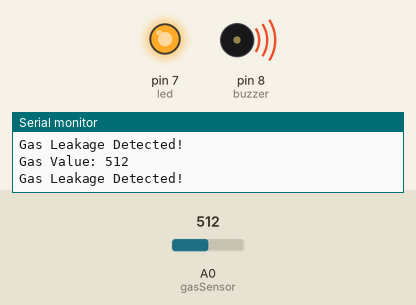
Simulated run of this sketch. Board: Arduino Uno, built with avr-gcc and run on an emulated ATmega328P. On the bench: output pins drawn as LEDs (lit = HIGH), buzzer (waves = sounding), the last lines printed to the serial monitor. Inputs (shaded band) come from the test bench; at power-on: A0 (gasSensor) = 512.

Above: at 1.3 s.
1.4 s: A0 (gasSensor) set to 411
2.9 s: A0 (gasSensor) set to 384
At 4.0 s:
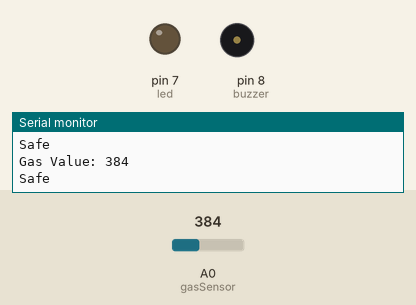
4.5 s: A0 (gasSensor) set to 410
At 5.1 s:
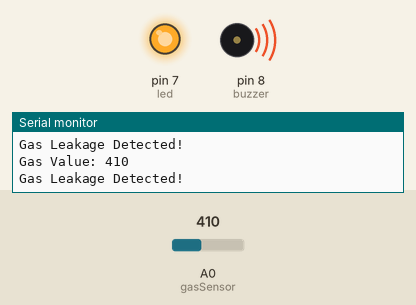
6.0 s: A0 (gasSensor) set to 390
At 6.3 s:
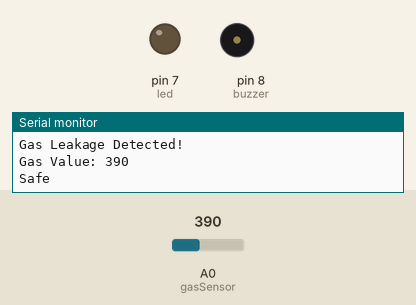
Timing chart, 0 to 8.5 s (numbered marks = the images above; inputs shaded):
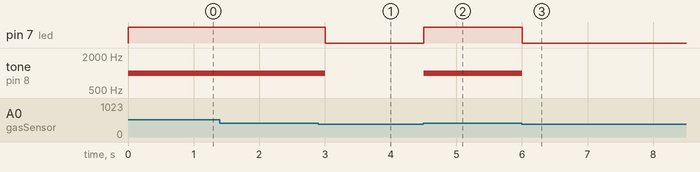

Measured:
- the behaviour switches between 401 and 400 on A0 (gasSensor) (found by bisection; images 0 and 1)
- after the input at 2.9 s, pin 7 (led): HIGH → LOW after 0.10 s; tone on pin 8 (buzzer): 1000 Hz → silent after 0.10 s
- after the input at 4.5 s, pin 7 (led): LOW → HIGH at once; tone on pin 8 (buzzer): silent → 1000 Hz at once
- after the input at 6.0 s, pin 7 (led): HIGH → LOW at once; tone on pin 8 (buzzer): 1000 Hz → silent at once

The sketch:

GASSENSOR.CPP.ino
```cpp
int gasSensor = A0;
int buzzer = 8;
int led = 7;

void setup() {
  pinMode(buzzer, OUTPUT);
  pinMode(led, OUTPUT);
  Serial.begin(9600);
}

void loop() {
  int gasValue = analogRead(gasSensor);

  Serial.print("Gas Value: ");
  Serial.println(gasValue);

  if (gasValue > 400) {
    digitalWrite(led, HIGH);
    tone(buzzer, 1000);
    Serial.println("Gas Leakage Detected!");
  } else {
    digitalWrite(led, LOW);
    noTone(buzzer);
    Serial.println("Safe");
  }

  delay(500);
}
```
